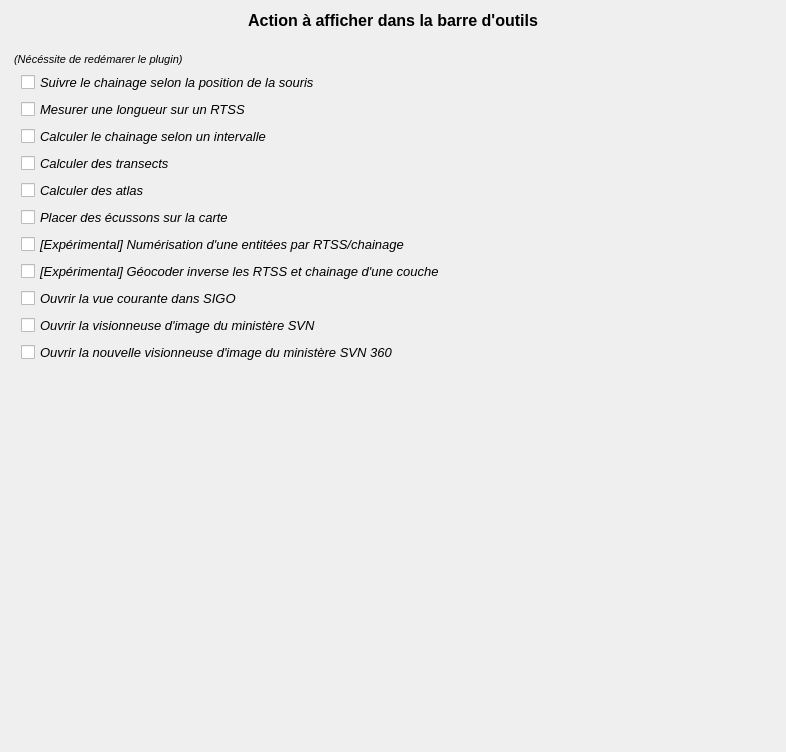
         <widget class="QWidget" name="scrollAreaWidgetContents_6">
          <property name="geometry">
           <rect>
            <x>0</x>
            <y>0</y>
            <width>786</width>
            <height>752</height>
           </rect>
          </property>
          <layout class="QGridLayout" name="gridLayout_10">
           <item row="0" column="0">
            <widget class="QLabel" name="label_32">
             <property name="font">
              <font>
               <family>MS Shell Dlg 2</family>
               <pointsize>12</pointsize>
               <weight>75</weight>
               <italic>false</italic>
               <bold>true</bold>
              </font>
             </property>
             <property name="styleSheet">
              <string notr="true">font: bold 12pt &quot;MS Shell Dlg 2&quot;;</string>
             </property>
             <property name="text">
              <string>Action à afficher dans la barre d'outils</string>
             </property>
             <property name="alignment">
              <set>Qt::AlignBottom|Qt::AlignHCenter</set>
             </property>
            </widget>
           </item>
           <item row="1" column="0">
            <spacer name="verticalSpacer_11">
             <property name="orientation">
              <enum>Qt::Vertical</enum>
             </property>
             <property name="sizeType">
              <enum>QSizePolicy::Fixed</enum>
             </property>
             <property name="sizeHint" stdset="0">
              <size>
               <width>208</width>
               <height>17</height>
              </size>
             </property>
            </spacer>
           </item>
           <item row="2" column="0">
            <widget class="QLabel" name="label_17">
             <property name="font">
              <font>
               <family>MS Shell Dlg 2</family>
               <pointsize>8</pointsize>
               <weight>50</weight>
               <italic>true</italic>
               <bold>false</bold>
              </font>
             </property>
             <property name="styleSheet">
              <string notr="true">font: italic 8pt &quot;MS Shell Dlg 2&quot;;</string>
             </property>
             <property name="text">
              <string> (Nécéssite de redémarer le plugin)</string>
             </property>
            </widget>
           </item>
           <item row="3" column="0">
            <layout class="QHBoxLayout" name="horizontalLayout_64">
             <item>
              <spacer name="horizontalSpacer_49">
               <property name="orientation">
                <enum>Qt::Horizontal</enum>
               </property>
               <property name="sizeType">
                <enum>QSizePolicy::Fixed</enum>
               </property>
               <property name="sizeHint" stdset="0">
                <size>
                 <width>10</width>
                 <height>20</height>
                </size>
               </property>
              </spacer>
             </item>
             <item>
              <widget class="QCheckBox" name="chx_follow_chainage">
               <property name="font">
                <font>
                 <pointsize>10</pointsize>
                 <weight>50</weight>
                 <italic>true</italic>
                 <bold>false</bold>
                </font>
               </property>
               <property name="text">
                <string>Suivre le chainage selon la position de la souris</string>
               </property>
               <property name="iconSize">
                <size>
                 <width>16</width>
                 <height>16</height>
                </size>
               </property>
              </widget>
             </item>
            </layout>
           </item>
           <item row="4" column="0">
            <layout class="QHBoxLayout" name="horizontalLayout_65">
             <item>
              <spacer name="horizontalSpacer_50">
               <property name="orientation">
                <enum>Qt::Horizontal</enum>
               </property>
               <property name="sizeType">
                <enum>QSizePolicy::Fixed</enum>
               </property>
               <property name="sizeHint" stdset="0">
                <size>
                 <width>10</width>
                 <height>20</height>
                </size>
               </property>
              </spacer>
             </item>
             <item>
              <widget class="QCheckBox" name="chx_distance">
               <property name="font">
                <font>
                 <pointsize>10</pointsize>
                 <weight>50</weight>
                 <italic>true</italic>
                 <bold>false</bold>
                </font>
               </property>
               <property name="text">
                <string>Mesurer une longueur sur un RTSS</string>
               </property>
              </widget>
             </item>
            </layout>
           </item>
           <item row="5" column="0">
            <layout class="QHBoxLayout" name="horizontalLayout_66">
             <item>
              <spacer name="horizontalSpacer_51">
               <property name="orientation">
                <enum>Qt::Horizontal</enum>
               </property>
               <property name="sizeType">
                <enum>QSizePolicy::Fixed</enum>
               </property>
               <property name="sizeHint" stdset="0">
                <size>
                 <width>10</width>
                 <height>20</height>
                </size>
               </property>
              </spacer>
             </item>
             <item>
              <widget class="QCheckBox" name="chx_interval_chainage">
               <property name="font">
                <font>
                 <pointsize>10</pointsize>
                 <weight>50</weight>
                 <italic>true</italic>
                 <bold>false</bold>
                </font>
               </property>
               <property name="text">
                <string>Calculer le chainage selon un intervalle</string>
               </property>
              </widget>
             </item>
            </layout>
           </item>
           <item row="6" column="0">
            <layout class="QHBoxLayout" name="horizontalLayout_67">
             <item>
              <spacer name="horizontalSpacer_52">
               <property name="orientation">
                <enum>Qt::Horizontal</enum>
               </property>
               <property name="sizeType">
                <enum>QSizePolicy::Fixed</enum>
               </property>
               <property name="sizeHint" stdset="0">
                <size>
                 <width>10</width>
                 <height>20</height>
                </size>
               </property>
              </spacer>
             </item>
             <item>
              <widget class="QCheckBox" name="chx_transects">
               <property name="font">
                <font>
                 <pointsize>10</pointsize>
                 <weight>50</weight>
                 <italic>true</italic>
                 <bold>false</bold>
                </font>
               </property>
               <property name="text">
                <string>Calculer des transects</string>
               </property>
              </widget>
             </item>
            </layout>
           </item>
           <item row="7" column="0">
            <layout class="QHBoxLayout" name="horizontalLayout_68">
             <item>
              <spacer name="horizontalSpacer_53">
               <property name="orientation">
                <enum>Qt::Horizontal</enum>
               </property>
               <property name="sizeType">
                <enum>QSizePolicy::Fixed</enum>
               </property>
               <property name="sizeHint" stdset="0">
                <size>
                 <width>10</width>
                 <height>20</height>
                </size>
               </property>
              </spacer>
             </item>
             <item>
              <widget class="QCheckBox" name="chx_atlas">
               <property name="enabled">
                <bool>true</bool>
               </property>
               <property name="font">
                <font>
                 <pointsize>10</pointsize>
                 <weight>50</weight>
                 <italic>true</italic>
                 <bold>false</bold>
                </font>
               </property>
               <property name="text">
                <string>Calculer des atlas</string>
               </property>
              </widget>
             </item>
            </layout>
           </item>
           <item row="8" column="0">
            <layout class="QHBoxLayout" name="horizontalLayout_69">
             <item>
              <spacer name="horizontalSpacer_54">
               <property name="orientation">
                <enum>Qt::Horizontal</enum>
               </property>
               <property name="sizeType">
                <enum>QSizePolicy::Fixed</enum>
               </property>
               <property name="sizeHint" stdset="0">
                <size>
                 <width>10</width>
                 <height>20</height>
                </size>
               </property>
              </spacer>
             </item>
             <item>
              <widget class="QCheckBox" name="chx_ecussons">
               <property name="font">
                <font>
                 <pointsize>10</pointsize>
                 <weight>50</weight>
                 <italic>true</italic>
                 <bold>false</bold>
                </font>
               </property>
               <property name="text">
                <string>Placer des écussons sur la carte</string>
               </property>
              </widget>
             </item>
            </layout>
           </item>
           <item row="9" column="0">
            <layout class="QHBoxLayout" name="horizontalLayout_70">
             <item>
              <spacer name="horizontalSpacer_55">
               <property name="orientation">
                <enum>Qt::Horizontal</enum>
               </property>
               <property name="sizeType">
                <enum>QSizePolicy::Fixed</enum>
               </property>
               <property name="sizeHint" stdset="0">
                <size>
                 <width>10</width>
                 <height>20</height>
                </size>
               </property>
              </spacer>
             </item>
             <item>
              <widget class="QCheckBox" name="chx_create_geometrie">
               <property name="enabled">
                <bool>true</bool>
               </property>
               <property name="font">
                <font>
                 <pointsize>10</pointsize>
                 <weight>50</weight>
                 <italic>true</italic>
                 <bold>false</bold>
                </font>
               </property>
               <property name="toolTip">
                <string>L'outil est fonctionnel, mais encore en cours de développement</string>
               </property>
               <property name="text">
                <string>[Expérimental] Numérisation d'une entitées par RTSS/chainage</string>
               </property>
              </widget>
             </item>
            </layout>
           </item>
           <item row="10" column="0">
            <layout class="QHBoxLayout" name="horizontalLayout_75">
             <item>
              <spacer name="horizontalSpacer_60">
               <property name="orientation">
                <enum>Qt::Horizontal</enum>
               </property>
               <property name="sizeType">
                <enum>QSizePolicy::Fixed</enum>
               </property>
               <property name="sizeHint" stdset="0">
                <size>
                 <width>10</width>
                 <height>20</height>
                </size>
               </property>
              </spacer>
             </item>
             <item>
              <widget class="QCheckBox" name="chx_geocoder_inverse">
               <property name="font">
                <font>
                 <pointsize>10</pointsize>
                 <weight>50</weight>
                 <italic>true</italic>
                 <bold>false</bold>
                </font>
               </property>
               <property name="toolTip">
                <string>L'outil est fonctionnel, mais encore en cours de développement</string>
               </property>
               <property name="text">
                <string>[Expérimental] Géocoder inverse les RTSS et chainage d'une couche</string>
               </property>
              </widget>
             </item>
            </layout>
           </item>
           <item row="11" column="0">
            <layout class="QHBoxLayout" name="horizontalLayout_71">
             <item>
              <spacer name="horizontalSpacer_56">
               <property name="orientation">
                <enum>Qt::Horizontal</enum>
               </property>
               <property name="sizeType">
                <enum>QSizePolicy::Fixed</enum>
               </property>
               <property name="sizeHint" stdset="0">
                <size>
                 <width>10</width>
                 <height>20</height>
                </size>
               </property>
              </spacer>
             </item>
             <item>
              <widget class="QCheckBox" name="chx_open_sigo">
               <property name="font">
                <font>
                 <pointsize>10</pointsize>
                 <weight>50</weight>
                 <italic>true</italic>
                 <bold>false</bold>
                </font>
               </property>
               <property name="text">
                <string>Ouvrir la vue courante dans SIGO</string>
               </property>
              </widget>
             </item>
            </layout>
           </item>
           <item row="12" column="0">
            <layout class="QHBoxLayout" name="horizontalLayout_72">
             <item>
              <spacer name="horizontalSpacer_57">
               <property name="orientation">
                <enum>Qt::Horizontal</enum>
               </property>
               <property name="sizeType">
                <enum>QSizePolicy::Fixed</enum>
               </property>
               <property name="sizeHint" stdset="0">
                <size>
                 <width>10</width>
                 <height>20</height>
                </size>
               </property>
              </spacer>
             </item>
             <item>
              <widget class="QCheckBox" name="chx_open_svn">
               <property name="font">
                <font>
                 <pointsize>10</pointsize>
                 <weight>50</weight>
                 <italic>true</italic>
                 <bold>false</bold>
                </font>
               </property>
               <property name="text">
                <string>Ouvrir la visionneuse d'image du ministère SVN</string>
               </property>
              </widget>
             </item>
            </layout>
           </item>
           <item row="13" column="0">
            <layout class="QHBoxLayout" name="horizontalLayout_73">
             <item>
              <spacer name="horizontalSpacer_58">
               <property name="orientation">
                <enum>Qt::Horizontal</enum>
               </property>
               <property name="sizeType">
                <enum>QSizePolicy::Fixed</enum>
               </property>
               <property name="sizeHint" stdset="0">
                <size>
                 <width>10</width>
                 <height>20</height>
                </size>
               </property>
              </spacer>
             </item>
             <item>
              <widget class="QCheckBox" name="chx_open_svn_360">
               <property name="font">
                <font>
                 <pointsize>10</pointsize>
                 <weight>50</weight>
                 <italic>true</italic>
                 <bold>false</bold>
                </font>
               </property>
               <property name="text">
                <string>Ouvrir la nouvelle visionneuse d'image du ministère SVN 360</string>
               </property>
              </widget>
             </item>
            </layout>
           </item>
           <item row="14" column="0">
            <spacer name="verticalSpacer_12">
             <property name="orientation">
              <enum>Qt::Vertical</enum>
             </property>
             <property name="sizeHint" stdset="0">
              <size>
               <width>20</width>
               <height>514</height>
              </size>
             </property>
            </spacer>
           </item>
          </layout>
         </widget>
